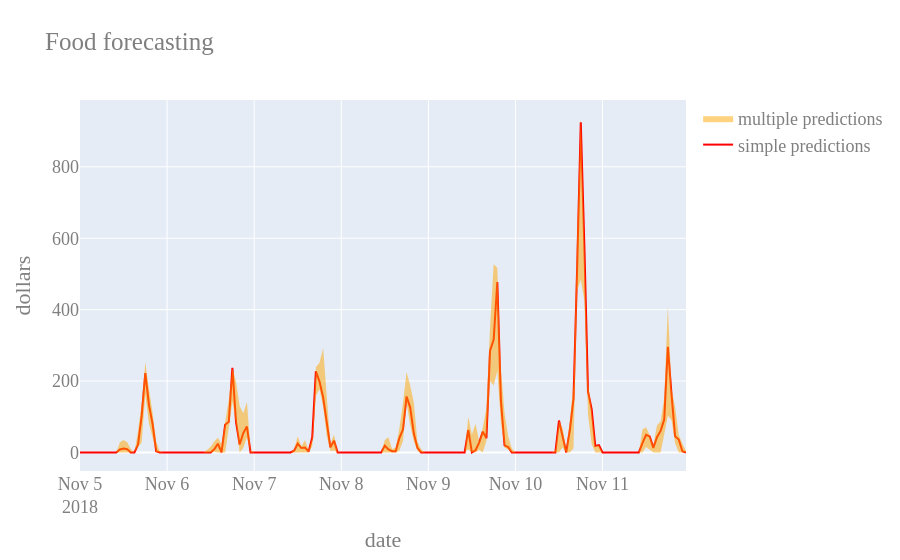

The code cell stored with this chart in its notebook:
### Markdown cell above
## 12. Tracer la prévision avec incertitude

`plotly_predictions` trace la plage min/max des 10 répliques : la largeur de la bande
représente l'incertitude du modèle.

### Code cell
plotly_predictions(y_pred)

### Figure 1 — Plotly figure (JSON) as saved in the notebook; plotly's stock layout.template omitted (floating-point values rounded to 4 significant figures; data arrays with more than 128 entries replaced by an {"elided": "..."} marker saying what was removed)
{"data": [{"line": {"color": "red"}, "name": "simple predictions", "type": "scatter", "x": {"elided": "168 str values"}, "y": {"elided": "168 float values"}}, {"line": {"color": "orange", "width": 0}, "showlegend": false, "type": "scatter", "x": {"elided": "168 str values"}, "y": {"elided": "168 float values"}}, {"fill": "tonexty", "line": {"color": "orange", "width": 0}, "name": "multiple predictions", "type": "scatter", "x": {"elided": "168 str values"}, "y": {"elided": "168 float values"}}], "layout": {"font": {"color": "#7f7f7f", "family": "Computer Modern", "size": 18}, "title": {"text": "Food forecasting"}, "xaxis": {"title": {"text": "date"}}, "yaxis": {"title": {"text": "dollars"}}}}
